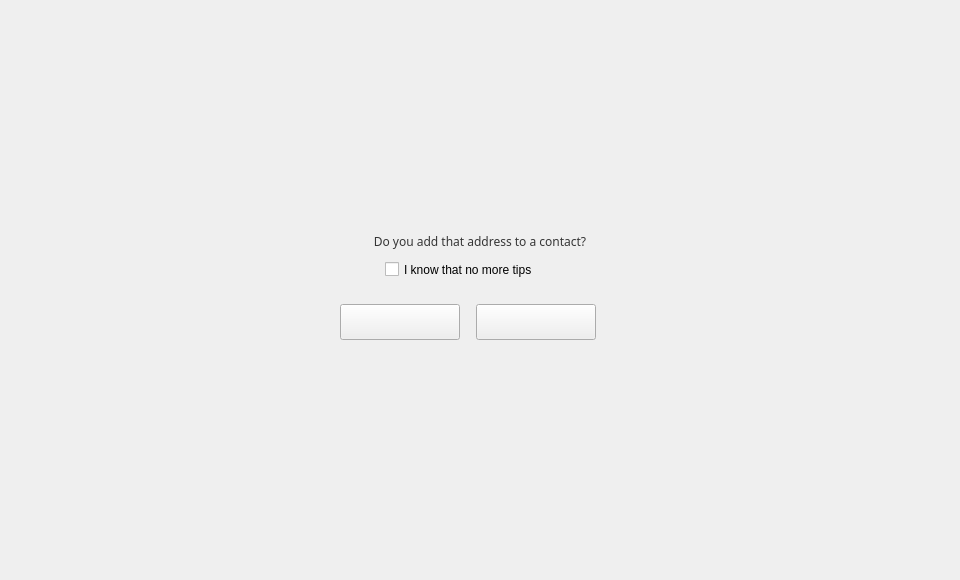
<?xml version="1.0" encoding="UTF-8"?>
<ui version="4.0">
 <class>CommonDialog</class>
 <widget class="QDialog" name="CommonDialog">
  <property name="geometry">
   <rect>
    <x>0</x>
    <y>0</y>
    <width>960</width>
    <height>580</height>
   </rect>
  </property>
  <property name="windowTitle">
   <string>Dialog</string>
  </property>
  <widget class="QWidget" name="widget" native="true">
   <property name="geometry">
    <rect>
     <x>0</x>
     <y>0</y>
     <width>960</width>
     <height>580</height>
    </rect>
   </property>
   <widget class="QWidget" name="containerWidget" native="true">
    <property name="geometry">
     <rect>
      <x>305</x>
      <y>184</y>
      <width>350</width>
      <height>191</height>
     </rect>
    </property>
    <widget class="QLabel" name="textLabel">
     <property name="geometry">
      <rect>
       <x>25</x>
       <y>10</y>
       <width>300</width>
       <height>94</height>
      </rect>
     </property>
     <property name="font">
      <font>
       <family>微软雅黑</family>
      </font>
     </property>
     <property name="styleSheet">
      <string notr="true">color: rgb(53, 53, 53);</string>
     </property>
     <property name="text">
      <string>Do you add that address to a contact?</string>
     </property>
     <property name="alignment">
      <set>Qt::AlignCenter</set>
     </property>
     <property name="wordWrap">
      <bool>true</bool>
     </property>
    </widget>
    <widget class="QToolButton" name="okBtn">
     <property name="geometry">
      <rect>
       <x>35</x>
       <y>120</y>
       <width>120</width>
       <height>36</height>
      </rect>
     </property>
     <property name="font">
      <font>
       <family>微软雅黑</family>
      </font>
     </property>
     <property name="cursor">
      <cursorShape>PointingHandCursor</cursorShape>
     </property>
     <property name="text">
      <string/>
     </property>
    </widget>
    <widget class="QToolButton" name="cancelBtn">
     <property name="geometry">
      <rect>
       <x>171</x>
       <y>120</y>
       <width>120</width>
       <height>36</height>
      </rect>
     </property>
     <property name="font">
      <font>
       <family>微软雅黑</family>
      </font>
     </property>
     <property name="cursor">
      <cursorShape>PointingHandCursor</cursorShape>
     </property>
     <property name="text">
      <string/>
     </property>
    </widget>
    <widget class="QCheckBox" name="checkBox">
     <property name="geometry">
      <rect>
       <x>80</x>
       <y>70</y>
       <width>201</width>
       <height>31</height>
      </rect>
     </property>
     <property name="focusPolicy">
      <enum>Qt::NoFocus</enum>
     </property>
     <property name="text">
      <string>I know that no more tips</string>
     </property>
    </widget>
   </widget>
  </widget>
 </widget>
 <resources/>
 <connections/>
</ui>
